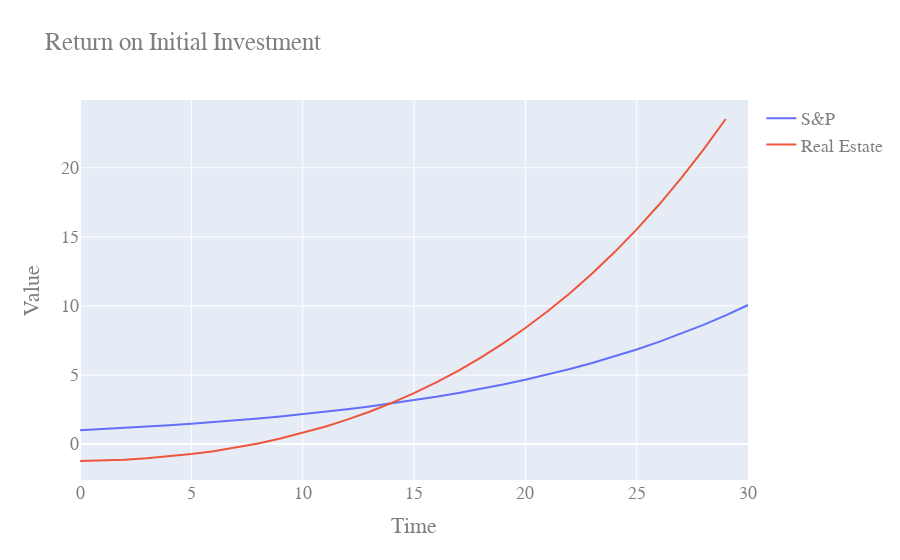

Notebook code for this chart:
### Code cell
property_performance(
    purchase_price = 400e3,
    downpayment = 20e3,
    rehab_cost = 25e3,
    after_repair_value = 425e3,
    monthly_rent=1000
)

### Figure 1 — Plotly figure (JSON) as saved in the notebook; plotly's stock layout.template omitted (floating-point values rounded to 4 significant figures)
{"data": [{"mode": "lines", "name": "S&P", "type": "scatter", "x": [0, 1, 2, 3, 4, 5, 6, 7, 8, 9, 10, 11, 12, 13, 14, 15, 16, 17, 18, 19, 20, 21, 22, 23, 24, 25, 26, 27, 28, 29, 30], "y": [1, 1.08, 1.166, 1.26, 1.36, 1.469, 1.587, 1.714, 1.851, 1.999, 2.159, 2.332, 2.518, 2.72, 2.937, 3.172, 3.426, 3.7, 3.996, 4.316, 4.661, 5.034, 5.437, 5.871, 6.341, 6.848, 7.396, 7.988, 8.627, 9.317, 10.06]}, {"mode": "lines", "name": "Real Estate", "type": "scatter", "x": [0, 1, 2, 3, 4, 5, 6, 7, 8, 9, 10, 11, 12, 13, 14, 15, 16, 17, 18, 19, 20, 21, 22, 23, 24, 25, 26, 27, 28, 29], "y": [-1.228, -1.196, -1.132, -1.034, -0.8998, -0.727, -0.5135, -0.2569, 0.04539, 0.396, 0.7978, 1.254, 1.767, 2.342, 2.98, 3.688, 4.467, 5.323, 6.26, 7.283, 8.397, 9.608, 10.92, 12.34, 13.88, 15.53, 17.32, 19.24, 21.31, 23.53]}], "layout": {"font": {"color": "#7f7f7f", "family": "Courier New, monospace", "size": 18}, "title": {"text": "Return on Initial Investment"}, "xaxis": {"title": {"text": "Time"}}, "yaxis": {"title": {"text": "Value"}}}}
